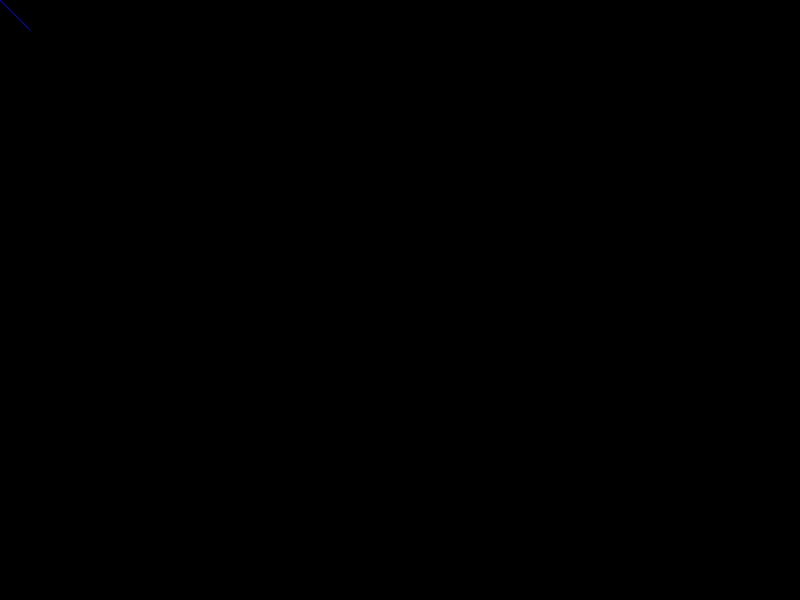
Frame 1 (no input)
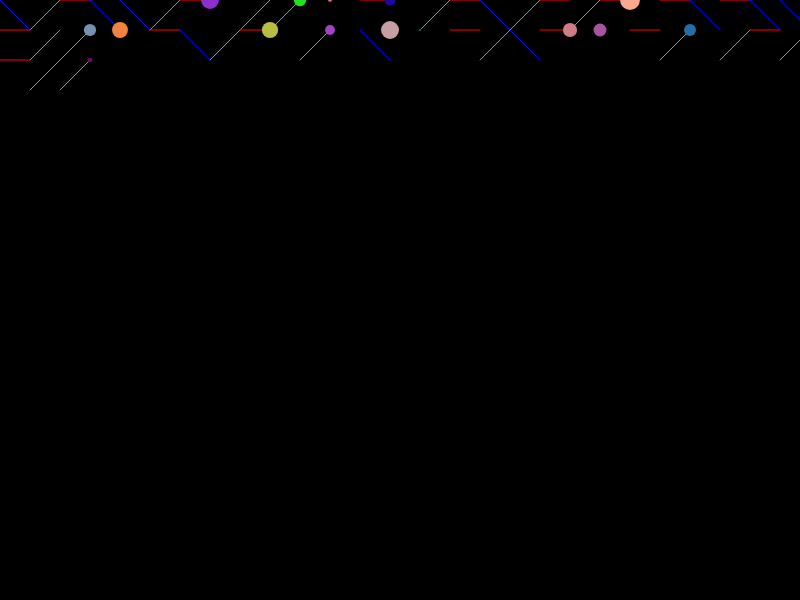
Frame 60 (no input)
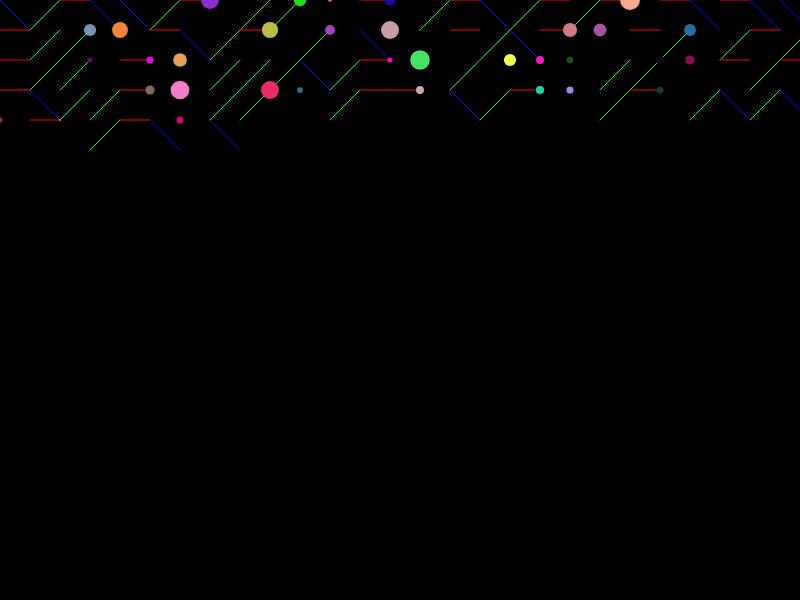
Frame 120 (the mouse pressed at the canvas centre since frame 60)

The p5.js sketch that drew these frames (run headless with seeded random() and noise() and a simulated clock; from frame 60 on, the mouse is pressed at the canvas centre):

// p5.js sketch
// ── sketch.js
let x = 0;
let y = 0;
let spacing = 30;
let radius = 20;


function setup() {
  createCanvas(displayWidth, displayHeight);
  background(0);
}

function draw() {
  //stroke(255);
  
  if(random(2) < 0.5) {
    stroke(255,0,0)
    line(x, y, x+spacing, y);
  }
  
  else if(random(2) > 0.5 && random(2) < 1){
    stroke(0,255,0)
    line(x, y + spacing, x+spacing, y);
  }
  
  else if(random(2) > 1 && random(2) <= 1.5) {
    stroke(0,0,255)
    line(x, y, x+spacing, y+spacing);
  }
  
  else {
    noStroke();
    fill(random(255),random(255), random(255));
    ellipse(x, y,random(radius));
  }
  
  if(x > width) {
    x = 0 - spacing;
    y = y + spacing;
  }

  x = x + spacing;
 
  
}
